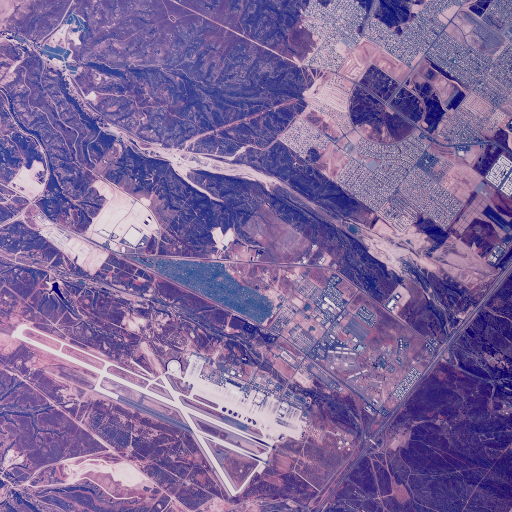
#> input picture dataset/2.1.01.tiff, 512 x 512 px
$ python -i image_enhancement_attacks.py   (imports and definitions only)
#> lines starting #> are read from the running program, lines starting #| are printed output that depends on the picture
#> further down, picture is the input picture: shape (512, 512, 3); mean B, G, R 153.9, 102.8, 125.8
import cv2 as cv
import numpy as np
# [9 lines of commented-out code are left out]
def bitPlaneRemoval(img, bits):
   (height, width) = img.shape[:2]
   temp_img= img
   for row in range(height):
      for column in range(width):
         blue, green, red = temp_img[row, column]
         n_blue = blue
         n_green = green
         n_red = red
         blue = (((n_blue >> bits) << bits) & blue)
         green = (((n_green >> bits) << bits) & green)
         red = (((n_red >> bits) << bits) & red)
         temp_img[row, column] = blue, green, red
   return temp_img

# output_image_bitSlicing = bitPlaneRemoval(img_watermarked, 5)
# cv.imshow('BitPlaneRemoved', output_image_bitSlicing)


# Gamma Correction
def gammaCorrection(img, gamma):
   temp_img = img
   temp_img = img.astype(np.float32) / 255.0
   for row in range(height):
      for column in range(width):
         blue, green, red = temp_img[row, column]
         blue = pow(blue, gamma)
         green = pow(green, gamma)
         red = pow(red, gamma)
         temp_img[row, column] = blue, green, red
   temp_img = (temp_img * 255).astype(np.uint8)
   return temp_img

# [4 lines of commented-out code are left out]

""" Histogram Equalization
# [22 lines of commented-out code are left out]
"""

def histogram_equalization(img):
   # convert the image from BGR to YCrCb color space
   ycrcb_img = cv.cvtColor(img, cv.COLOR_BGR2YCrCb)
#> ycrcb_img: shape (512, 512, 3); mean of channels 0, 1, 2 115.5, 135.4, 149.6
   # splitting the Y, Cr and Cb channels
   y, cr, cb = cv.split(ycrcb_img)
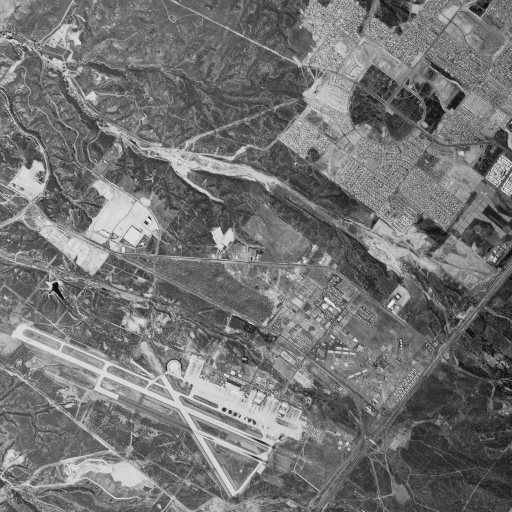
#> y: shape (512, 512); min 12, max 229, mean 115.5
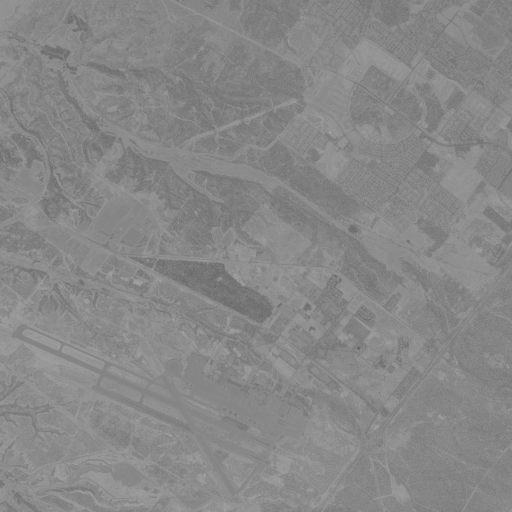
#> cr: shape (512, 512); min 94, max 165, mean 135.4
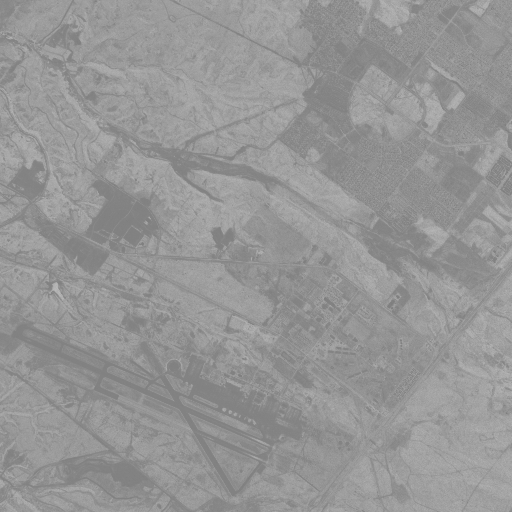
#> cb: shape (512, 512); min 126, max 185, mean 149.6
   # applying histogram equalization on Y channel
   y_eq = cv.equalizeHist(y)
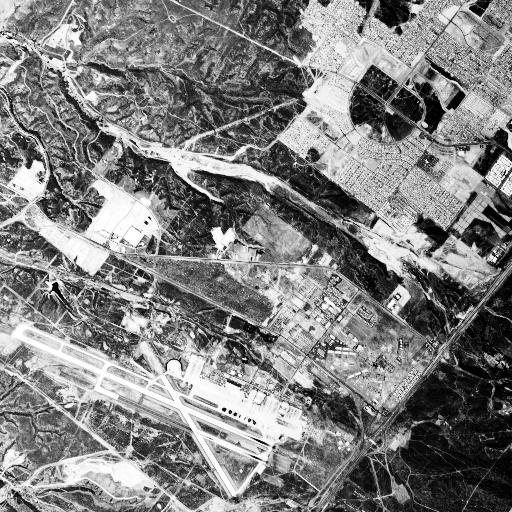
#> y_eq: shape (512, 512); min 0, max 255, mean 128.4
   # merging the equalized Y channel back with Cr and Cb channels
   ycrcb_eq = cv.merge([y_eq, cr, cb])
#> ycrcb_eq: shape (512, 512, 3); mean of channels 0, 1, 2 128.4, 135.4, 149.6
   # converting the image back to BGR color space
   equalized_img = cv.cvtColor(ycrcb_img, cv.COLOR_YCrCb2BGR)
   return equalized_img

# cv.imshow("hist_equ_img.jpg", histogram_equalization(img_watermarked))
# Laplacian Sharpening
def lapSharpening(img):
    blue, green, red = cv.split(img)
    laplacian_kernel = np.array([[1,1,1],
                                 [1,-8,1],
                                 [1,1,1]])
    conv_blue = cv.filter2D(blue, -1, laplacian_kernel, borderType=cv.BORDER_CONSTANT)
    conv_green = cv.filter2D(green, -1, laplacian_kernel, borderType=cv.BORDER_CONSTANT)
    conv_red = cv.filter2D(red, -1, laplacian_kernel, borderType=cv.BORDER_CONSTANT)
    filtered_image = cv.merge((conv_blue, conv_green, conv_red))
    sharpened_img = img - filtered_image
    return filtered_image

# sharpened_image = lapSharpening(img_watermarked)
# # cv.imshow('SharpenedImage', sharpened_image)
# cv.waitKey(0)
# cv.destroyAllWindows()

>>> import cv2
>>> picture = cv2.imread('../../../../dataset/2.1.01.tiff')
>>> result = histogram_equalization(picture)

$ run again, on dataset/4.1.03.tiff
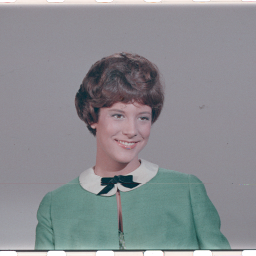
#> input picture dataset/4.1.03.tiff, 256 x 256 px
#> picture is the input picture: shape (256, 256, 3); mean B, G, R 144, 140, 137.6
#> ycrcb_img: shape (256, 256, 3); mean of channels 0, 1, 2 139.7, 126.5, 130.4
#> in histogram_equalization, `y, cr, cb = cv.split(ycrcb_img)`:
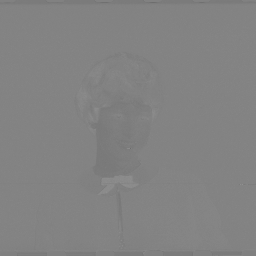
#> cb: shape (256, 256); min 108, max 144, mean 130.4
#> in histogram_equalization, `y_eq = cv.equalizeHist(y)`:
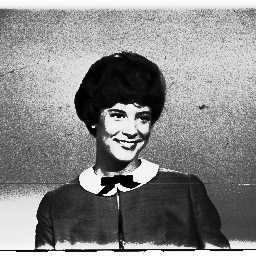
#> y_eq: shape (256, 256); min 0, max 255, mean 133.9
#> ycrcb_eq: shape (256, 256, 3); mean of channels 0, 1, 2 133.9, 126.5, 130.4

$ run again, on dataset/4.1.05.tiff
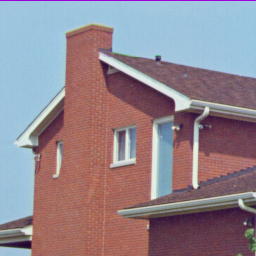
#> input picture dataset/4.1.05.tiff, 256 x 256 px
#> picture is the input picture: shape (256, 256, 3); mean B, G, R 142, 133, 146.6
#> ycrcb_img: shape (256, 256, 3); mean of channels 0, 1, 2 138.1, 134.1, 130.2
#> in histogram_equalization, `y, cr, cb = cv.split(ycrcb_img)`:
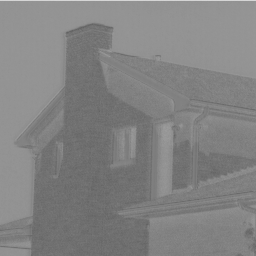
#> cb: shape (256, 256); min 99, max 214, mean 130.2
#> in histogram_equalization, `y_eq = cv.equalizeHist(y)`:
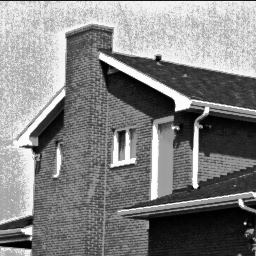
#> y_eq: shape (256, 256); min 0, max 255, mean 130.2
#> ycrcb_eq: shape (256, 256, 3); mean of channels 0, 1, 2 130.2, 134.1, 130.2
